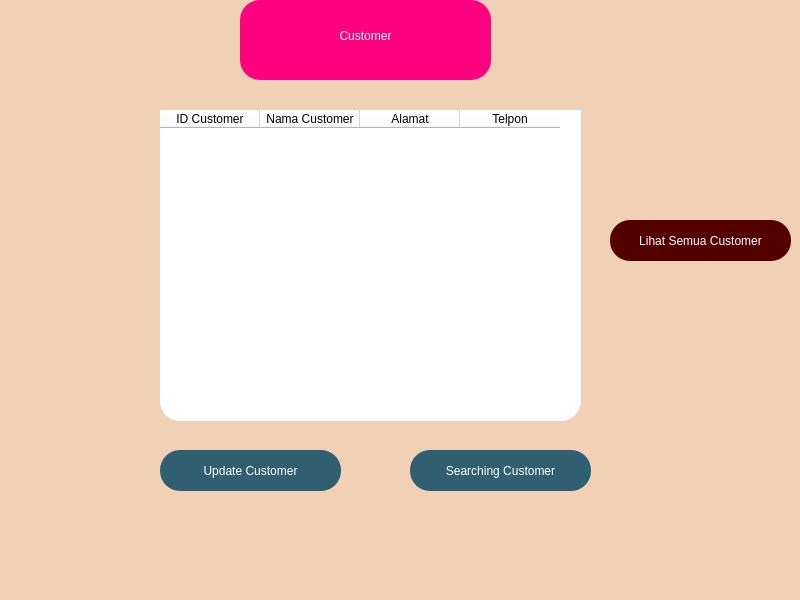
<?xml version="1.0" encoding="UTF-8"?>
<ui version="4.0">
 <class>customer</class>
 <widget class="QMainWindow" name="customer">
  <property name="geometry">
   <rect>
    <x>0</x>
    <y>0</y>
    <width>800</width>
    <height>600</height>
   </rect>
  </property>
  <property name="windowTitle">
   <string>MainWindow</string>
  </property>
  <property name="styleSheet">
   <string notr="true">* {
	background:#F1D1B5;
}

QFrame {
	border-radius : 20px;
	background : rgb(120, 120, 120);
}

QLineEdit{
	background : transparent;
	border : none;
	border-bottom : 1px solid white;
}
</string>
  </property>
  <widget class="QWidget" name="centralwidget">
   <widget class="QFrame" name="frame">
    <property name="geometry">
     <rect>
      <x>240</x>
      <y>0</y>
      <width>251</width>
      <height>80</height>
     </rect>
    </property>
    <property name="styleSheet">
     <string notr="true">background-color: rgb(255, 0, 127);</string>
    </property>
    <property name="frameShape">
     <enum>QFrame::StyledPanel</enum>
    </property>
    <property name="frameShadow">
     <enum>QFrame::Raised</enum>
    </property>
    <widget class="QLabel" name="label">
     <property name="geometry">
      <rect>
       <x>20</x>
       <y>20</y>
       <width>211</width>
       <height>31</height>
      </rect>
     </property>
     <property name="styleSheet">
      <string notr="true">font: 75 italic 14pt &quot;Kristen ITC&quot;;
color : white;</string>
     </property>
     <property name="text">
      <string>Customer</string>
     </property>
     <property name="alignment">
      <set>Qt::AlignCenter</set>
     </property>
    </widget>
   </widget>
   <widget class="QTableWidget" name="tableWidget">
    <property name="geometry">
     <rect>
      <x>160</x>
      <y>110</y>
      <width>421</width>
      <height>311</height>
     </rect>
    </property>
    <property name="sizePolicy">
     <sizepolicy hsizetype="Expanding" vsizetype="Expanding">
      <horstretch>0</horstretch>
      <verstretch>0</verstretch>
     </sizepolicy>
    </property>
    <property name="minimumSize">
     <size>
      <width>0</width>
      <height>0</height>
     </size>
    </property>
    <property name="sizeIncrement">
     <size>
      <width>0</width>
      <height>0</height>
     </size>
    </property>
    <property name="baseSize">
     <size>
      <width>0</width>
      <height>0</height>
     </size>
    </property>
    <property name="styleSheet">
     <string notr="true">background-color: rgb(255, 255, 255);
font: 10pt &quot;Times New Roman&quot;;
color : Black;</string>
    </property>
    <property name="lineWidth">
     <number>1</number>
    </property>
    <property name="midLineWidth">
     <number>0</number>
    </property>
    <property name="verticalScrollBarPolicy">
     <enum>Qt::ScrollBarAsNeeded</enum>
    </property>
    <property name="gridStyle">
     <enum>Qt::DashLine</enum>
    </property>
    <column>
     <property name="text">
      <string>ID Customer</string>
     </property>
    </column>
    <column>
     <property name="text">
      <string>Nama Customer</string>
     </property>
    </column>
    <column>
     <property name="text">
      <string>Alamat</string>
     </property>
    </column>
    <column>
     <property name="text">
      <string>Telpon</string>
     </property>
    </column>
   </widget>
   <widget class="QPushButton" name="btn_all">
    <property name="geometry">
     <rect>
      <x>610</x>
      <y>220</y>
      <width>181</width>
      <height>41</height>
     </rect>
    </property>
    <property name="styleSheet">
     <string notr="true">QPushButton{
	background : rgb(85, 0, 0);
	border-radius : 20px;
	font: 10pt &quot;Kristen ITC&quot;;
	
	color: rgb(255, 255, 255);
}

QPushButton:hover{
	background: #568EA6;
}
</string>
    </property>
    <property name="text">
     <string>Lihat Semua Customer</string>
    </property>
   </widget>
   <widget class="QPushButton" name="btn_update">
    <property name="geometry">
     <rect>
      <x>160</x>
      <y>450</y>
      <width>181</width>
      <height>41</height>
     </rect>
    </property>
    <property name="styleSheet">
     <string notr="true">QPushButton{
	background : #305F72;
	border-radius : 20px;
	font: 10pt &quot;Kristen ITC&quot;;
	
	color: rgb(255, 255, 255);
}

QPushButton:hover{
	background: #568EA6;
}
</string>
    </property>
    <property name="text">
     <string>Update Customer</string>
    </property>
   </widget>
   <widget class="QPushButton" name="btn_search">
    <property name="geometry">
     <rect>
      <x>410</x>
      <y>450</y>
      <width>181</width>
      <height>41</height>
     </rect>
    </property>
    <property name="styleSheet">
     <string notr="true">QPushButton{
	background : #305F72;
	border-radius : 20px;
	font: 10pt &quot;Kristen ITC&quot;;
	
	color: rgb(255, 255, 255);
}

QPushButton:hover{
	background: #568EA6;
}
</string>
    </property>
    <property name="text">
     <string>Searching Customer</string>
    </property>
   </widget>
  </widget>
  <widget class="QMenuBar" name="menubar">
   <property name="geometry">
    <rect>
     <x>0</x>
     <y>0</y>
     <width>800</width>
     <height>21</height>
    </rect>
   </property>
  </widget>
  <widget class="QStatusBar" name="statusbar"/>
 </widget>
 <resources/>
 <connections/>
</ui>
